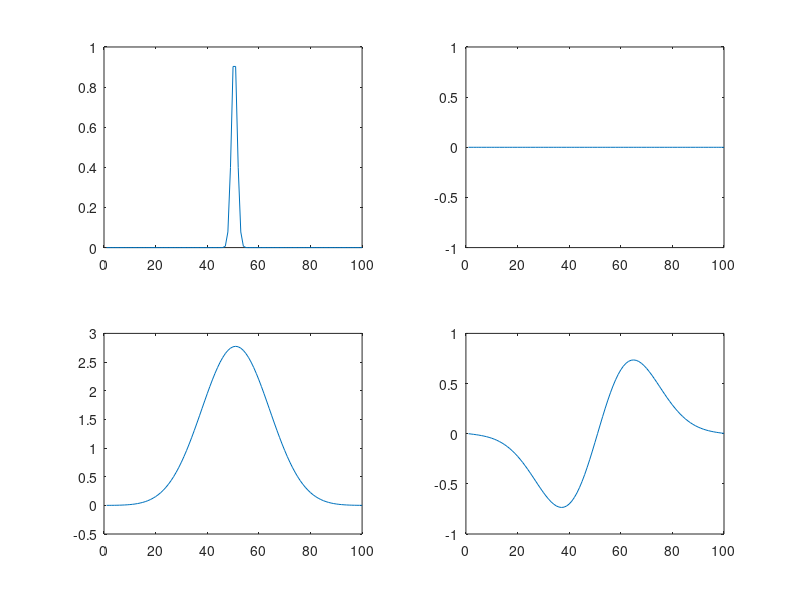

Here is the MATLAB script that generated this plot:
N=100
Nhalf=N/2.0 
x=linspace(-10,10,N);
f=exp(-10.*(x).^2); %sin(x); %+ sin(2.*x)
%f=fp;
%f=fftshift(fp);
%f=circshift(fp,[0 Nhalf]);
%w=circshift(fftshift(f), [0 Nhalf]);
w = fftshift(fft(ifftshift(f)))
%w=fft(f);

subplot(2,2,1);
plot(real(f))
subplot(2,2,2);
plot(imag(f))

subplot(2,2,3);
plot(real(w))
subplot(2,2,4);
plot(imag(w))
